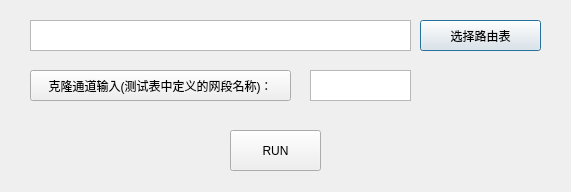
<?xml version="1.0" encoding="UTF-8"?>
<ui version="4.0">
 <class>CloneTest</class>
 <widget class="QDialog" name="CloneTest">
  <property name="geometry">
   <rect>
    <x>0</x>
    <y>0</y>
    <width>571</width>
    <height>192</height>
   </rect>
  </property>
  <property name="windowTitle">
   <string>kanwairen</string>
  </property>
  <widget class="QPushButton" name="pushButton">
   <property name="geometry">
    <rect>
     <x>420</x>
     <y>20</y>
     <width>121</width>
     <height>31</height>
    </rect>
   </property>
   <property name="text">
    <string>选择路由表</string>
   </property>
  </widget>
  <widget class="QTextBrowser" name="textBrowser">
   <property name="geometry">
    <rect>
     <x>30</x>
     <y>20</y>
     <width>381</width>
     <height>31</height>
    </rect>
   </property>
  </widget>
  <widget class="QPushButton" name="pushButton_2">
   <property name="geometry">
    <rect>
     <x>30</x>
     <y>70</y>
     <width>261</width>
     <height>31</height>
    </rect>
   </property>
   <property name="text">
    <string>克隆通道输入(测试表中定义的网段名称)：</string>
   </property>
  </widget>
  <widget class="QPushButton" name="pushButton_3">
   <property name="geometry">
    <rect>
     <x>230</x>
     <y>130</y>
     <width>91</width>
     <height>41</height>
    </rect>
   </property>
   <property name="text">
    <string>RUN</string>
   </property>
  </widget>
  <widget class="QTextEdit" name="textEdit">
   <property name="geometry">
    <rect>
     <x>310</x>
     <y>70</y>
     <width>101</width>
     <height>31</height>
    </rect>
   </property>
  </widget>
 </widget>
 <resources/>
 <connections>
  <connection>
   <sender>pushButton_3</sender>
   <signal>clicked()</signal>
   <receiver>CloneTest</receiver>
   <slot>run()</slot>
   <hints>
    <hint type="sourcelabel">
     <x>307</x>
     <y>151</y>
    </hint>
    <hint type="destinationlabel">
     <x>427</x>
     <y>134</y>
    </hint>
   </hints>
  </connection>
  <connection>
   <sender>pushButton</sender>
   <signal>clicked()</signal>
   <receiver>CloneTest</receiver>
   <slot>select_file()</slot>
   <hints>
    <hint type="sourcelabel">
     <x>485</x>
     <y>36</y>
    </hint>
    <hint type="destinationlabel">
     <x>512</x>
     <y>103</y>
    </hint>
   </hints>
  </connection>
  <connection>
   <sender>textEdit</sender>
   <signal>textChanged()</signal>
   <receiver>CloneTest</receiver>
   <slot>clone_ch()</slot>
   <hints>
    <hint type="sourcelabel">
     <x>214</x>
     <y>92</y>
    </hint>
    <hint type="destinationlabel">
     <x>181</x>
     <y>167</y>
    </hint>
   </hints>
  </connection>
 </connections>
 <slots>
  <slot>run()</slot>
  <slot>select_file()</slot>
  <slot>clone_ch()</slot>
 </slots>
</ui>
